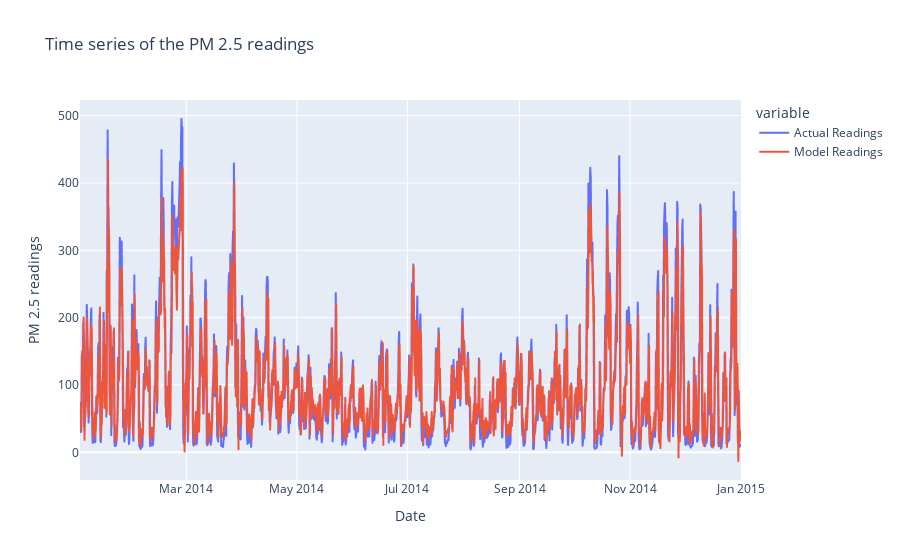

Notebook code cell kept with this figure:
### Markdown cell above
**Task 20:** Visualize the readings on a line plot

### Code cell
fig = px.line(
    df_pred,
    labels={"value": "P2"},
    title = "Time series of the PM 2.5 readings"
)
fig.update_layout(xaxis_title = "Date",yaxis_title = "PM 2.5 readings")
fig.show();

### Figure 1 — Plotly figure (JSON) as saved in the notebook; plotly's stock layout.template omitted (floating-point values rounded to 4 significant figures; data arrays with more than 128 entries replaced by an {"elided": "..."} marker saying what was removed)
{"data": [{"hovertemplate": "variable=Actual Readings<br>index=%{x}<br>P2=%{y}<extra></extra>", "legendgroup": "Actual Readings", "line": {"color": "#636efa", "dash": "solid"}, "marker": {"symbol": "circle"}, "mode": "lines", "name": "Actual Readings", "showlegend": true, "type": "scattergl", "x": {"elided": "1461 str values"}, "xaxis": "x", "y": {"elided": "1461 float values"}, "yaxis": "y"}, {"hovertemplate": "variable=Model Readings<br>index=%{x}<br>P2=%{y}<extra></extra>", "legendgroup": "Model Readings", "line": {"color": "#EF553B", "dash": "solid"}, "marker": {"symbol": "circle"}, "mode": "lines", "name": "Model Readings", "showlegend": true, "type": "scattergl", "x": {"elided": "1461 str values"}, "xaxis": "x", "y": {"elided": "1461 float values"}, "yaxis": "y"}], "layout": {"legend": {"title": {"text": "variable"}, "tracegroupgap": 0}, "title": {"text": "Time series of the PM 2.5 readings"}, "xaxis": {"anchor": "y", "domain": [0, 1], "title": {"text": "Date"}}, "yaxis": {"anchor": "x", "domain": [0, 1], "title": {"text": "PM 2.5 readings"}}}}
